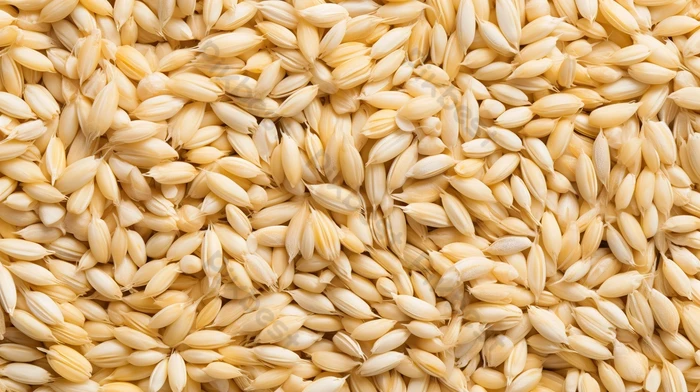
#> input picture test_images/sample.jpg, 700 x 392 px
$ python shadow_removal.py test_images/sample.jpg
#> lines starting #> are read from the running program, lines starting #| are printed output that depends on the picture; after the words box and inside, x2 and y2 are one past the last pixel; in counts of white or black regions, pixels touching at a corner belong together
"""Khử bóng cho ảnh hạt lúa (Shadow Removal Module).

Tích hợp 2 cơ chế:
1. Khử bóng bằng máy (tự động): Phát hiện dải màu hạt lúa (HSV) + Phân ngưỡng vùng tối (Otsu) -> Mặt nạ bóng tự động.
2. Khử bóng bằng tay (thủ công): Giao diện MaskEditor cho phép người dùng vẽ thêm hoặc xóa bớt bóng, phóng to/thu nhỏ, di chuyển.
3. Thuật toán nâng sáng và hoà trộn biên mềm (Feathering) để khử bóng tự nhiên, không để lại vết cứng viền.

Module này trả về ảnh đã khử bóng để tiếp tục đưa vào mô hình nhận diện (YOLO, đo đạc hạt giống).
"""
from __future__ import annotations

import argparse
import os
import pathlib
import sys
from typing import Any

# Ensure UTF-8 console output on Windows to prevent UnicodeEncodeError
if sys.stdout.encoding and sys.stdout.encoding.lower() != "utf-8":
    try:
        sys.stdout.reconfigure(encoding="utf-8", errors="replace")
    except Exception:
        pass
if sys.stderr.encoding and sys.stderr.encoding.lower() != "utf-8":
    try:
        sys.stderr.reconfigure(encoding="utf-8", errors="replace")
    except Exception:
        pass

import cv2
import numpy as np


# ─────────────────────────────────────────────────────────────────────────────
# 1. Phát hiện vùng bóng bằng máy (HSV + Otsu)
# ─────────────────────────────────────────────────────────────────────────────

def detect_shadow_auto(
    image_bgr: np.ndarray,
    hsv_grain_lower: np.ndarray | None = None,
    hsv_grain_upper: np.ndarray | None = None,
    blur_ksize: int = 5,
    morph_ksize: int = 5,
) -> tuple[np.ndarray, np.ndarray, np.ndarray]:
    """Tự động phát hiện bóng bằng máy:
    - grain_mask: Pixel có màu hạt lúa (vàng, nâu vàng, trắng ngà)
    - dark_mask: Pixel tối (phân ngưỡng Otsu nghịch đảo)
    - shadow_mask: dark_mask AND (NOT grain_mask) -> Vùng tối không mang màu hạt lúa = bóng
    """
    if hsv_grain_lower is None:
        hsv_grain_lower = np.array([5, 25, 30], dtype=np.uint8)
    if hsv_grain_upper is None:
        hsv_grain_upper = np.array([40, 255, 255], dtype=np.uint8)

    k_blur = max(3, blur_ksize | 1)
    k_morph = max(3, morph_ksize | 1)

    # Lọc màu hạt lúa
    hsv_img = cv2.cvtColor(image_bgr, cv2.COLOR_BGR2HSV)
    grain_mask = cv2.inRange(hsv_img, hsv_grain_lower, hsv_grain_upper)

    # Phân ngưỡng Otsu vùng tối
    gray_img = cv2.cvtColor(image_bgr, cv2.COLOR_BGR2GRAY)
    blurred = cv2.GaussianBlur(gray_img, (k_blur, k_blur), 0)
    _, dark_mask = cv2.threshold(
        blurred, 0, 255, cv2.THRESH_BINARY_INV + cv2.THRESH_OTSU
    )

    # Bóng = Vùng tối AND NOT Hạt lúa
    not_grain = cv2.bitwise_not(grain_mask)
    shadow_mask = cv2.bitwise_and(dark_mask, not_grain)

    # Làm sạch mặt nạ
    kernel_clean = np.ones((k_morph, k_morph), np.uint8)
    shadow_mask = cv2.morphologyEx(shadow_mask, cv2.MORPH_OPEN, kernel_clean)
    shadow_mask = cv2.morphologyEx(shadow_mask, cv2.MORPH_CLOSE, kernel_clean)

    return shadow_mask, grain_mask, dark_mask


# ─────────────────────────────────────────────────────────────────────────────
# 2. Chỉnh sửa mặt nạ thủ công bằng tay (MaskEditor)
# ─────────────────────────────────────────────────────────────────────────────

class MaskEditor:
    """Trình chỉnh sửa mặt nạ bóng thủ công (có Zoom + Pan + Vẽ / Xoá bằng chuột).

    Điều khiển chuột:
        - Chuột trái       : Vẽ thêm bóng (hiển thị màu tím)
        - Chuột phải       : Xoá vùng bóng
        - Chuột giữa (kéo) : Di chuyển ảnh (Pan)
        - Con lăn chuột:
            * Lăn thường    : Cuộn lên / xuống
            * Ctrl + Lăn   : Phóng to / thu nhỏ (Zoom) tại con trỏ
            * Shift + Lăn  : Cuộn trái / phải
            * Alt + Lăn    : Tăng / giảm kích thước cọ

    Phím tắt:
        - Enter / Space    : Xác nhận mặt nạ và hoàn tất
        - Esc              : Đóng editor và giữ nguyên mặt nạ
        - [ / ]            : Giảm / Tăng kích thước cọ
        - R / r            : Phục hồi lại mặt nạ tự động do máy phát hiện
        - C / c            : Xoá trắng toàn bộ mặt nạ
    """

    WIN_W: int = 1280
    WIN_H: int = 720
    ZOOM_MIN: float = 0.05
    ZOOM_MAX: float = 32.0
    ZOOM_STEP: float = 1.15

    def __init__(self, image_bgr: np.ndarray, init_mask: np.ndarray):
        self.img = image_bgr
        self.ih, self.iw = image_bgr.shape[:2]
        self.mask = init_mask.copy()
        self.init_mask_backup = init_mask.copy()

        # Tỉ lệ zoom vừa khít cửa sổ hiển thị
        self.zoom: float = min(self.WIN_W / max(1, self.iw), self.WIN_H / max(1, self.ih))
        self.vx: float = (self.iw - self.WIN_W / self.zoom) / 2.0
        self.vy: float = (self.ih - self.WIN_H / self.zoom) / 2.0
        self.clamp_view()

        # Trạng thái chuột
        self.drawing: bool = False
        self.erasing: bool = False
        self.panning: bool = False
        self.pan_last: tuple[int, int] = (0, 0)
        self.last_img_pt: tuple[int, int] | None = None

        # Kích thước cọ vẽ
        self.brush: int = max(4, int(min(self.ih, self.iw) * 0.015))
        self.cursor_scr: tuple[int, int] = (0, 0)

    def scr2img(self, sx: int, sy: int) -> tuple[float, float]:
        """Chuyển toạ độ màn hình sang toạ độ pixel ảnh gốc."""
        return sx / self.zoom + self.vx, sy / self.zoom + self.vy

    def clamp_view(self) -> None:
        """Căn chỉnh vùng nhìn thấy hợp lý bên trong khung hiển thị."""
        view_w = self.WIN_W / self.zoom
        view_h = self.WIN_H / self.zoom
        if self.iw > view_w:
            self.vx = max(0.0, min(self.vx, self.iw - view_w))
        else:
            self.vx = (self.iw - view_w) / 2.0

        if self.ih > view_h:
            self.vy = max(0.0, min(self.vy, self.ih - view_h))
        else:
            self.vy = (self.ih - view_h) / 2.0

    # [10 lines left out: function paint_at, not called in this run]

    def render(self) -> np.ndarray:
        """Tạo khung hình hiển thị (WIN_H x WIN_W) với lớp phủ mask tím và con trỏ."""
        canvas = np.zeros((self.WIN_H, self.WIN_W, 3), dtype=np.uint8)

        x0, y0 = self.vx, self.vy
        x1 = x0 + self.WIN_W / self.zoom
        y1 = y0 + self.WIN_H / self.zoom

        ix0 = max(0, int(x0))
        iy0 = max(0, int(y0))
        ix1 = min(self.iw, int(np.ceil(x1)))
        iy1 = min(self.ih, int(np.ceil(y1)))

        if ix1 > ix0 and iy1 > iy0:
            crop_img = self.img[iy0:iy1, ix0:ix1].copy()
            crop_mask = self.mask[iy0:iy1, ix0:ix1]

            # Tô màu tím nhạt lên vùng bóng
            overlay = crop_img.copy()
            overlay[crop_mask > 0] = (200, 150, 220)
            blended = cv2.addWeighted(crop_img, 0.65, overlay, 0.35, 0)

            dst_w = max(1, int(round((ix1 - ix0) * self.zoom)))
            dst_h = max(1, int(round((iy1 - iy0) * self.zoom)))
            interp = cv2.INTER_LINEAR if self.zoom < 4.0 else cv2.INTER_NEAREST
            scaled = cv2.resize(blended, (dst_w, dst_h), interpolation=interp)

            off_x = int(round((ix0 - x0) * self.zoom))
            off_y = int(round((iy0 - y0) * self.zoom))

            s_x0 = max(0, -off_x)
            s_y0 = max(0, -off_y)
            c_x0 = max(0, off_x)
            c_y0 = max(0, off_y)
            copy_w = min(dst_w - s_x0, self.WIN_W - c_x0)
            copy_h = min(dst_h - s_y0, self.WIN_H - c_y0)

            if copy_w > 0 and copy_h > 0:
                canvas[c_y0:c_y0 + copy_h, c_x0:c_x0 + copy_w] = scaled[s_y0:s_y0 + copy_h, s_x0:s_x0 + copy_w]

        # Con trỏ cọ vẽ
        cx, cy = self.cursor_scr
        brush_r_scr = max(1, int(self.brush * self.zoom))
        color_cursor = (0, 0, 255) if self.erasing else (0, 255, 255)
        cv2.circle(canvas, (cx, cy), brush_r_scr, color_cursor, 1, cv2.LINE_AA)

        # Thanh hướng dẫn (HUD)
        pct = self.mask.mean() / 255.0 * 100.0
        hud_lines = [
            f"Zoom: {self.zoom:.2f}x | Co: {self.brush}px | Vung bong: {pct:.1f}%",
            "Chuot trai: Ve bong | Chuot phai: Xoa | Chuot giua: Keo pan | Ctrl+Lan: Zoom | [/]: Co | R: Reset",
            "Nhan [ENTER] hoac [SPACE] de XAC NHAN va tiep tuc | [ESC] de dong",
        ]
        for i, text in enumerate(hud_lines):
            y_pos = 24 + i * 24
            cv2.putText(canvas, text, (10, y_pos), cv2.FONT_HERSHEY_SIMPLEX, 0.52, (0, 0, 0), 3, cv2.LINE_AA)
            cv2.putText(canvas, text, (10, y_pos), cv2.FONT_HERSHEY_SIMPLEX, 0.52, (0, 230, 255) if i < 2 else (0, 255, 120), 1, cv2.LINE_AA)

        return canvas

    # [69 lines left out: function on_mouse, not called in this run]

    def run(self, window_name: str = "Chinh sua mat na bong (MaskEditor)") -> np.ndarray:
        """Khởi chạy giao diện chỉnh sửa tay. Trả về mặt nạ đã xác nhận."""
        cv2.namedWindow(window_name, cv2.WINDOW_NORMAL)
        cv2.resizeWindow(window_name, self.WIN_W, self.WIN_H)
        cv2.setMouseCallback(window_name, self.on_mouse)

        try:
            while True:
                if cv2.getWindowProperty(window_name, cv2.WND_PROP_VISIBLE) < 1:
                    print("-> Cửa sổ đã đóng. Xác nhận mặt nạ hiện tại.")
                    break

                cv2.imshow(window_name, self.render())
                key = cv2.waitKey(16) & 0xFF

                if key in (13, 32):  # Enter hoặc Space
                    print("-> Xác nhận mặt nạ bóng thành công!")
                    break
                elif key == 27:  # Esc
                    print("-> Đã thoát chỉnh sửa tay (giữ mặt nạ hiện tại).")
                    break
                elif key == ord('['):
                    self.brush = max(1, self.brush - 2)
                elif key == ord(']'):
                    self.brush = min(500, self.brush + 2)
                elif key in (ord('r'), ord('R')):
                    self.mask[:] = self.init_mask_backup
                    print("-> Đã khôi phục lại mặt nạ tự động ban đầu từ máy.")
                elif key in (ord('c'), ord('C')):
                    self.mask.fill(0)
                    print("-> Đã xoá sạch toàn bộ mặt nạ bóng.")
        finally:
            cv2.destroyAllWindows()

        return self.mask


# ─────────────────────────────────────────────────────────────────────────────
# 3. Thuật toán nâng sáng và hoà trộn biên khử bóng
# ─────────────────────────────────────────────────────────────────────────────

# [165 lines left out: functions remove_shadow, check_and_remove_shadow_uc, not called in this run]


# ─────────────────────────────────────────────────────────────────────────────
# 4. Hàm điều phối chính (Tự động + Chỉnh tay + Trả về ảnh sạch bóng)
# ─────────────────────────────────────────────────────────────────────────────

def run_shadow_removal(
    image_input: str | pathlib.Path | np.ndarray,
    interactive: bool = True,
    show_comparison: bool = False,
    output_path: str | None = None,
    input_format: str = "BGR",
) -> tuple[np.ndarray, np.ndarray, dict]:
    """Quy trình khử bóng hoàn chỉnh:
    1. Đọc ảnh (nếu là đường dẫn) hoặc lấy mảng ảnh.
    2. Máy tự động phát hiện vùng bóng bằng HSV + Otsu.
    3. Nếu interactive=True: Mở MaskEditor cho người dùng chỉnh tay (vẽ/xoá/zoom/pan).
    4. Áp dụng thuật toán khử bóng nâng sáng kênh V.
    5. Trả về ảnh đã khử bóng (cùng định dạng với đầu vào), mặt nạ bóng và thông số thống kê.

    Returns
    -------
    tuple[np.ndarray, np.ndarray, dict]
        (image_no_shadow, final_mask, stats)
    """
#> called with image_input = 'test_images/sample.jpg', interactive = True, show_comparison = False, output_path = 'image_no_shadow.png', input_format = 'BGR'
    if isinstance(image_input, (str, pathlib.Path)):
        img_path = str(image_input)
        image_bgr = cv2.imread(img_path)
#> image_bgr is the input picture: shape (392, 700, 3); mean B, G, R 119.7, 173.9, 214.6
        if image_bgr is None:
            raise FileNotFoundError(f"Không thể đọc ảnh từ đường dẫn: {img_path}")
        is_rgb_input = False
    elif isinstance(image_input, np.ndarray):
        if input_format.upper() == "RGB":
            image_bgr = cv2.cvtColor(image_input, cv2.COLOR_RGB2BGR)
            is_rgb_input = True
        else:
            image_bgr = image_input.copy()
            is_rgb_input = False
    else:
        raise TypeError("image_input phải là đường dẫn file hoặc mảng numpy.")

    # Bước 1: Máy tự động phát hiện vùng bóng
    auto_mask, grain_mask, dark_mask = detect_shadow_auto(image_bgr)
#> in detect_shadow_auto, `grain_mask = cv2.inRange(hsv_img, hsv_grain_lower, hsv_grain_upper)`:
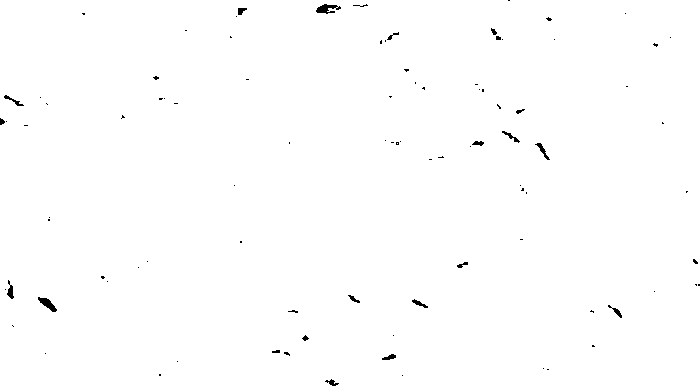
#> grain_mask: shape (392, 700); 99.5% white; 93 black regions (73 under 20 px), largest, box (x1, y1, x2, y2) and area: (316, 4, 341, 14) 139, (38, 297, 57, 312) 126, (535, 143, 550, 160) 69
#> in detect_shadow_auto, `gray_img = cv2.cvtColor(image_bgr, cv2.COLOR_BGR2GRAY)`:
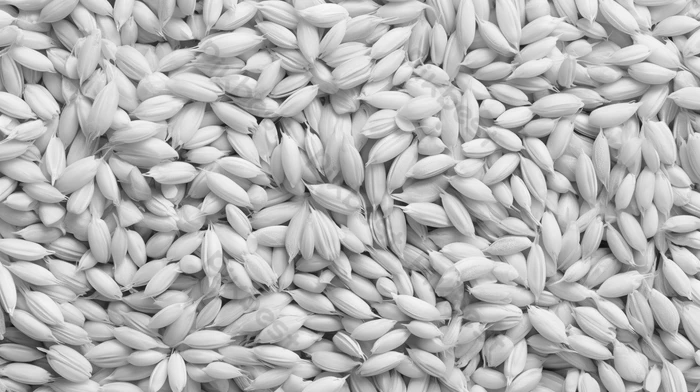
#> gray_img: shape (392, 700); min 11, max 249, mean 179.9
#> in detect_shadow_auto, `_, dark_mask = cv2.threshold( blurred, 0, 255, cv2.THRESH_BINARY_INV +..`:
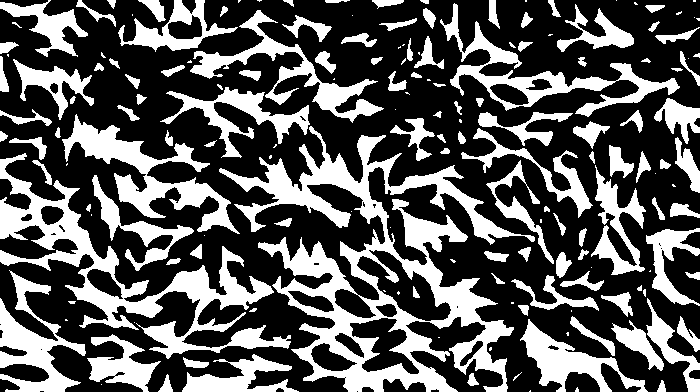
#> dark_mask: shape (392, 700); 34.4% white; 169 white regions (56 under 20 px), largest, box (x1, y1, x2, y2) and area: (219, 126, 535, 392) 22942, (0, 153, 291, 359) 11549, (62, 114, 240, 234) 5446
#> in detect_shadow_auto, `shadow_mask = cv2.bitwise_and(dark_mask, not_grain)`:
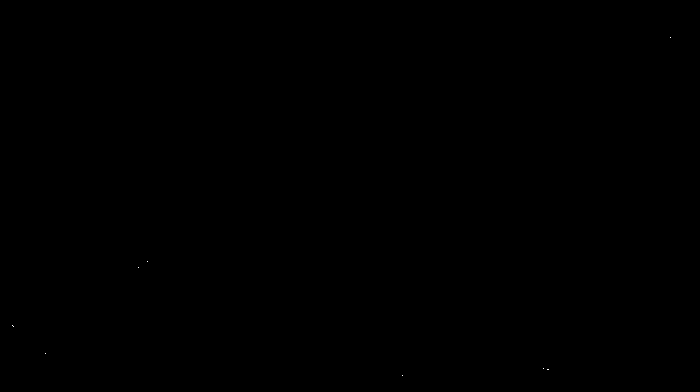
#> shadow_mask: shape (392, 700); 0% white in thin lines or dots, all inside (x1, y1, x2, y2) = (12, 37, 671, 376)
    auto_shadow_pct = float(auto_mask.mean() / 255.0 * 100.0)
#> auto_shadow_pct = 0
    grain_pct = float(grain_mask.mean() / 255.0 * 100.0)
#> grain_pct = 99.51
    print(f"\n[1/3] Khử bóng bằng máy:")
    print(f"      - Diện tích hạt lúa : {grain_pct:.1f}%")
#|       - Diện tích hạt lúa : 99.5%
    print(f"      - Vùng tối Otsu     : {dark_mask.mean() / 255.0 * 100.0:.1f}%")
#|       - Vùng tối Otsu     : 34.4%
    print(f"      - Vùng bóng phát hiện: {auto_shadow_pct:.1f}%")
#|       - Vùng bóng phát hiện: 0.0%

    # Bước 2: Chỉnh sửa mặt nạ bằng tay nếu bật interactive
    manual_edited = False
    if interactive and hasattr(cv2, "namedWindow"):
        print("\n[2/3] Chỉnh sửa bóng bằng tay (MaskEditor):")
        print("      - Đang mở cửa sổ... Bạn có thể dùng chuột trái để vẽ thêm bóng,")
        print("        chuột phải để xoá bớt, con lăn để phóng to/thu nhỏ ảnh.")
        print("      - Nhấn [ENTER] hoặc [SPACE] trên cửa sổ ảnh khi đã vừa ý.")
        editor = MaskEditor(image_bgr, auto_mask)
        chosen_mask = editor.run("Chinh sua mat na bong (MaskEditor)")
#> in render, `canvas[c_y0:c_y0 + copy_h, c_x0:c_x0 + copy_w] = scaled[s_y0:s_y0 + co..`:
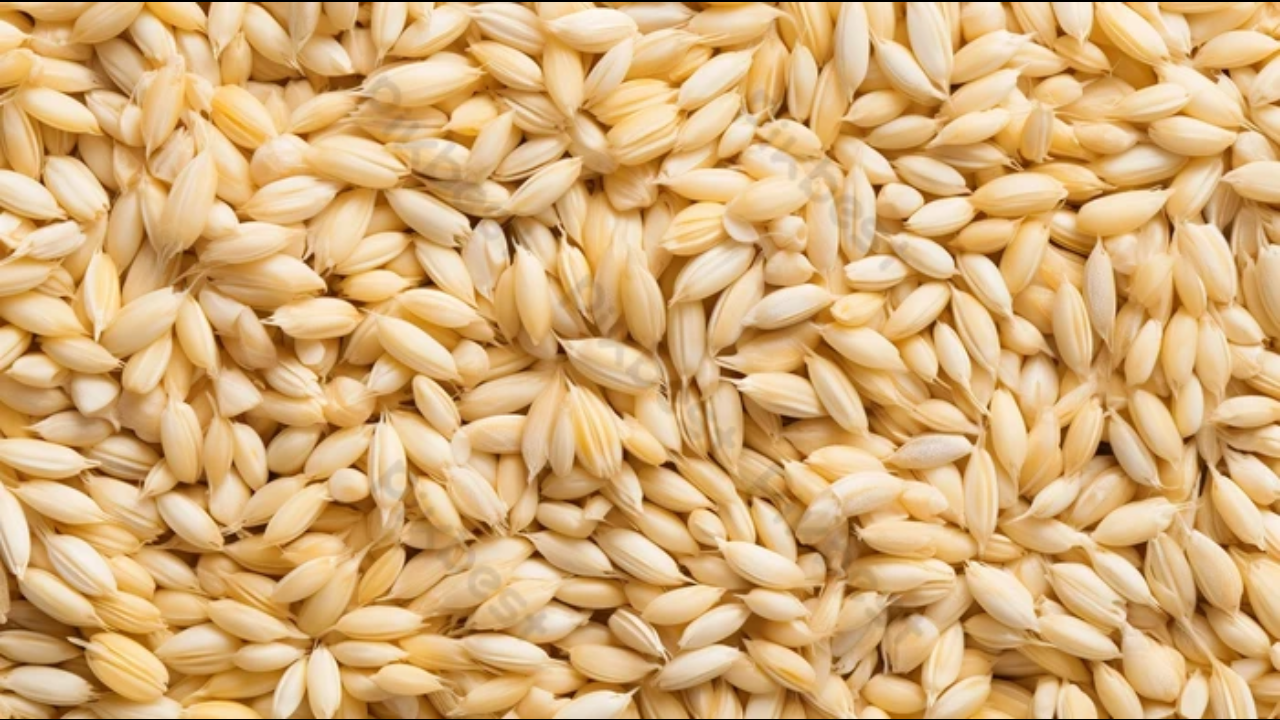
#> canvas: shape (720, 1280, 3); mean B, G, R 119.1, 173, 213.6
#> in render, `pct = self.mask.mean() / 255.0 * 100.0`: pct = 0
#> the loop in render, `for i, text in enumerate(hud_lines):` made 3 passes
#> y_pos on passes 2 to 3: 48, 72
#> after the loop in render, `for i, text in enumerate(hud_lines):`:
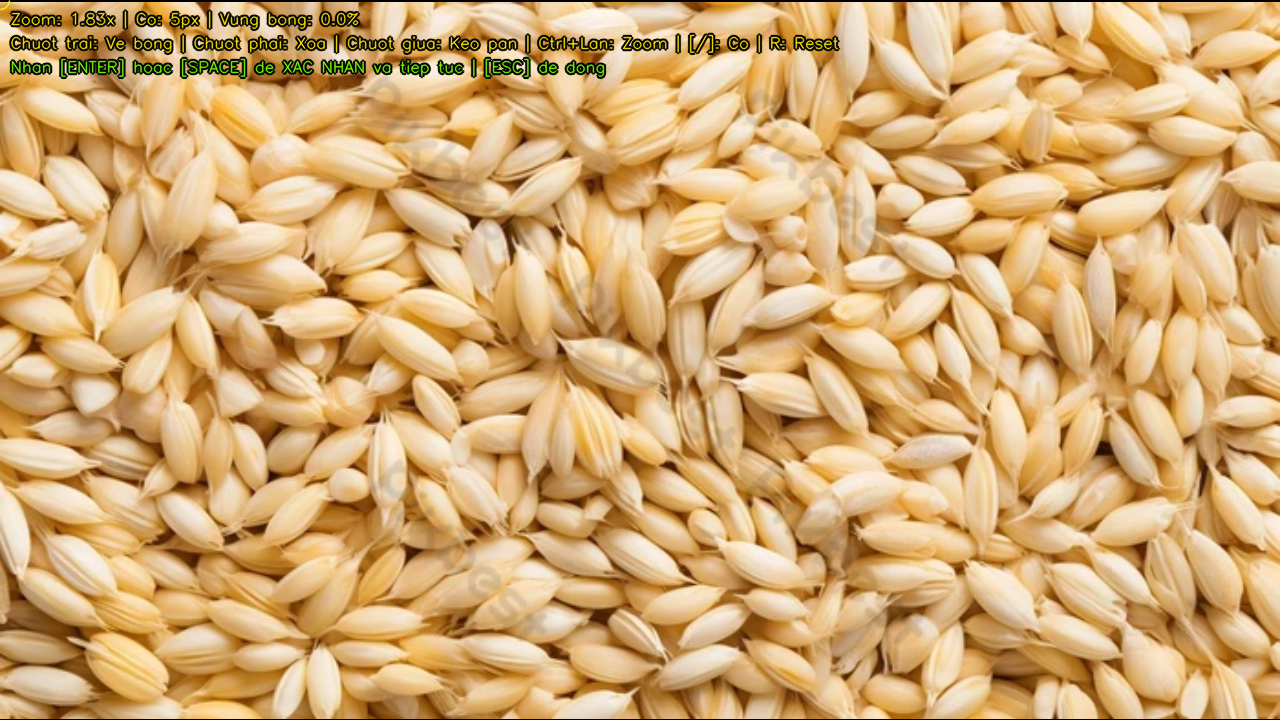
#> canvas: shape (720, 1280, 3); mean B, G, R 116.8, 170.7, 210.2
#> (key Esc is pressed here)
        manual_edited = True
    else:
        chosen_mask = auto_mask
        if interactive:
            print("\n[2/3] Môi trường không có màn hình GUI, tự động dùng mặt nạ từ máy.")

    # Mở rộng nhẹ mask để khử đều biên
    kernel_dilate = np.ones((5, 5), np.uint8)
    final_mask = cv2.dilate(chosen_mask, kernel_dilate, iterations=1)
    final_shadow_pct = float(final_mask.mean() / 255.0 * 100.0)
#> final_shadow_pct = 0

    # Bước 3: Nâng sáng khử bóng
    print(f"\n[3/3] Áp dụng thuật toán khử bóng (diện tích xử lý: {final_shadow_pct:.1f}%)...")
#> (printed output is left out)
    if final_shadow_pct > 0.05:
        shadow_removed_bgr = remove_shadow(
            image_bgr,
            final_mask,
            blur_ksize=61,
            max_gain=3.0,
            feather=9,
        )
        applied = True
    else:
        shadow_removed_bgr = image_bgr.copy()
        applied = False

    # Lưu ảnh kết quả nếu có yêu cầu
    if output_path:
        out_p = pathlib.Path(output_path)
        out_p.parent.mkdir(parents=True, exist_ok=True)
        cv2.imwrite(str(out_p), shadow_removed_bgr)
        print(f"-> Đã lưu ảnh sau khử bóng tại: {out_p}")

    # Hiển thị đồ thị so sánh trước và sau nếu yêu cầu
    if show_comparison:
        try:
            import matplotlib.pyplot as plt
            img_rgb_orig = cv2.cvtColor(image_bgr, cv2.COLOR_BGR2RGB)
            img_rgb_clean = cv2.cvtColor(shadow_removed_bgr, cv2.COLOR_BGR2RGB)
            fig, axes = plt.subplots(1, 2, figsize=(14, 7))
            axes[0].imshow(img_rgb_orig)
            axes[0].set_title("Ảnh gốc (Có bóng)")
            axes[0].axis("off")
            axes[1].imshow(img_rgb_clean)
            axes[1].set_title("Ảnh sau khi khử bóng (Không còn bóng)")
            axes[1].axis("off")
            plt.tight_layout()
            plt.show()
        except Exception as e:
            print(f"Không thể hiển thị matplotlib: {e}")

    # Chuyển đổi định dạng trả về đồng nhất với đầu vào
    if is_rgb_input:
        result_img = cv2.cvtColor(shadow_removed_bgr, cv2.COLOR_BGR2RGB)
    else:
        result_img = shadow_removed_bgr

    stats = {
        "enabled": True,
        "applied": applied,
        "manual_edited": manual_edited,
        "shadow_pct": round(final_shadow_pct, 2),
        "auto_shadow_pct": round(auto_shadow_pct, 2),
        "grain_pct": round(grain_pct, 2),
    }
#> stats = {'enabled': True, 'applied': False, 'manual_edited': True, 'shadow_pct': 0, 'auto_shadow_pct': 0, 'grain_pct': 99.51}

    return result_img, final_mask, stats


# ─────────────────────────────────────────────────────────────────────────────
# 5. CLI Execution
# ─────────────────────────────────────────────────────────────────────────────

# [11 lines left out: function _find_default_image, not called in this run]


if __name__ == "__main__":
    parser = argparse.ArgumentParser(description="Khử bóng cho ảnh hạt lúa (Máy tự động + Chỉnh sửa tay).")
    parser.add_argument("image", nargs="?", default=None, help="Đường dẫn đến file ảnh cần khử bóng.")
    parser.add_argument("--no-interactive", action="store_true", help="Chỉ khử bóng bằng máy tự động, không mở giao diện chỉnh tay.")
    parser.add_argument("--show", action="store_true", help="Hiển thị đồ thị so sánh trước và sau khi khử bóng.")
    parser.add_argument("--output", default="image_no_shadow.png", help="Đường dẫn lưu ảnh sau khử bóng.")
    args = parser.parse_args()

    target_image = args.image or _find_default_image()
    if not os.path.exists(target_image):
        print(f"Lỗi: Không tìm thấy ảnh tại '{target_image}'.")
        sys.exit(1)

    print(f"=== KHỬ BÓNG CHO ẢNH HẠT LÚA ===")
    print(f"Ảnh đầu vào: {target_image}")
    print(f"Chế độ: {'Tự động + Chỉnh tay' if not args.no_interactive else 'Hoàn toàn tự động'}")

    clean_img, mask, stats = run_shadow_removal(
        image_input=target_image,
        interactive=not args.no_interactive,
        show_comparison=args.show,
        output_path=args.output,
    )

    print("\n=== HOÀN TẤT KHỬ BÓNG ===")
    print(f"Ảnh không có bóng đã sẵn sàng: {args.output}")
    print(f"Thống kê: {stats}")
#| Thống kê: {'enabled': True, 'applied': False, 'manual_edited': True, 'shadow_pct': 0.0, 'auto_shadow_pct': 0.0, 'grain_pct': 99.51}
